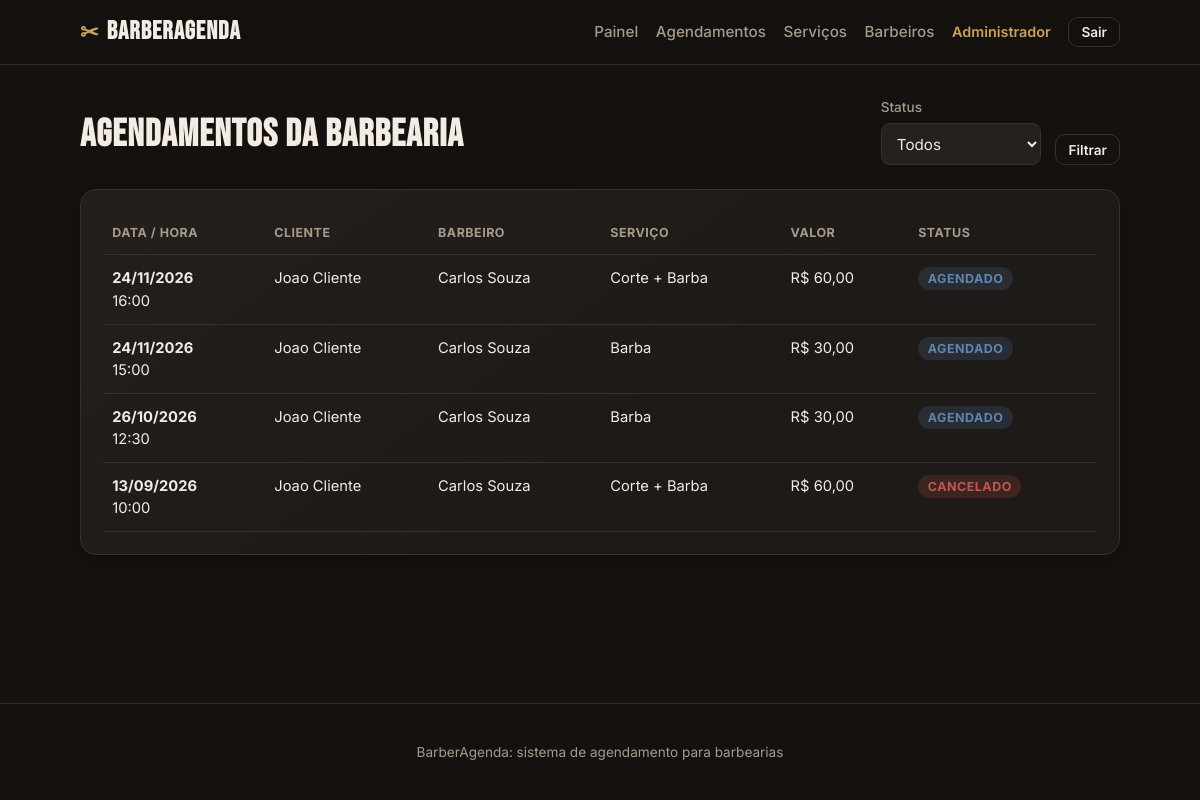
The app's page /admin/agendamentos (signed in) with its own data.
### tables this page shows
CREATE TABLE usuarios (
            id INTEGER PRIMARY KEY AUTOINCREMENT,
            nome TEXT NOT NULL,
            email TEXT NOT NULL UNIQUE,
            senha TEXT NOT NULL,
            papel TEXT NOT NULL CHECK (papel IN ('admin', 'barbeiro', 'cliente')),
            telefone TEXT
        , google_sub TEXT);

CREATE TABLE agendamentos (
            id INTEGER PRIMARY KEY AUTOINCREMENT,
            cliente_id INTEGER NOT NULL,
            barbeiro_id INTEGER NOT NULL,
            servico_id INTEGER NOT NULL,
            data TEXT NOT NULL,
            hora TEXT NOT NULL,
            status TEXT NOT NULL DEFAULT 'agendado'
                CHECK (status IN ('agendado', 'em_atendimento', 'concluido', 'cancelado')),
            criado_em TEXT NOT NULL, duracao_min INTEGER NOT NULL DEFAULT 30, preco REAL NOT NULL DEFAULT 0,
            FOREIGN KEY (cliente_id) REFERENCES usuarios(id) ON DELETE CASCADE,
            FOREIGN KEY (barbeiro_id) REFERENCES barbeiros(id) ON DELETE CASCADE,
            FOREIGN KEY (servico_id) REFERENCES servicos(id) ON DELETE CASCADE
        );

CREATE TABLE barbeiros (
            id INTEGER PRIMARY KEY AUTOINCREMENT,
            usuario_id INTEGER UNIQUE,
            nome TEXT NOT NULL,
            especialidade TEXT,
            ativo INTEGER NOT NULL DEFAULT 1,
            FOREIGN KEY (usuario_id) REFERENCES usuarios(id) ON DELETE SET NULL
        );

CREATE TABLE servicos (
            id INTEGER PRIMARY KEY AUTOINCREMENT,
            nome TEXT NOT NULL,
            descricao TEXT,
            duracao_min INTEGER NOT NULL,
            preco REAL NOT NULL
        );

### app.py (the view)
@app.route("/admin/agendamentos")
@login_obrigatorio("admin")
def admin_agendamentos():
    status = request.args.get("status", "")
    conn = get_db()
    query =         """SELECT a.*, s.nome AS servico_nome,
                      b.nome AS barbeiro_nome, u.nome AS cliente_nome
               FROM agendamentos a
               JOIN servicos s ON s.id = a.servico_id
               JOIN barbeiros b ON b.id = a.barbeiro_id
               JOIN usuarios u ON u.id = a.cliente_id"""
    params = []
    if status:
        query += " WHERE a.status=?"
        params.append(status)
    query += " ORDER BY a.data DESC, a.hora DESC"
    ags = conn.execute(query, params).fetchall()
    conn.close()
    return render_template("admin_agendamentos.html", agendamentos=ags, status=status)

### app.py (called while the page is built)
def usuario_atual():
    uid = session.get("usuario_id")
    if not uid:
        return None
    conn = get_db()
    u = conn.execute("SELECT * FROM usuarios WHERE id=?", (uid,)).fetchone()
    conn.close()
    return u

def login_obrigatorio(*papeis):
    def decorator(f):
        @wraps(f)
        def wrapper(*args, **kwargs):
            u = usuario_atual()
            if not u:
                flash("Faca login para continuar.", "erro")
                return redirect(url_for("login"))
            if papeis and u["papel"] not in papeis:
                abort(403)
            return f(*args, **kwargs)
        return wrapper
    return decorator

@app.context_processor
def injeta_usuario():
    return {"usuario": usuario_atual()}

@app.template_filter("moeda")
def moeda(valor):
    return f"R$ {valor:,.2f}".replace(",", "X").replace(".", ",").replace("X", ".")

@app.template_filter("data_br")
def data_br(iso):
    try:
        return datetime.strptime(iso, "%Y-%m-%d").strftime("%d/%m/%Y")
    except (ValueError, TypeError):
        return iso

@app.template_filter("status_label")
def status_label(s):
    return STATUS_LABEL.get(s, s)

### db.py (called while the page is built)
def get_db():
    conn = sqlite3.connect(DB_PATH)
    conn.row_factory = sqlite3.Row
    conn.execute("PRAGMA foreign_keys = ON")
    return conn

### templates/admin_agendamentos.html (shortened to what this page needs)
{% extends "base.html" %}
{% block content %}
<div class="page-head">
    <h1>Agendamentos da barbearia</h1>
    <form method="get" class="form-inline">
        <label>Status
            <select name="status">
                <option value="">Todos</option>
            </select>
        </label>
        <button type="submit" class="btn btn-ghost btn-sm">Filtrar</button>
    </form>
</div>
{% if agendamentos %}
<div class="table-wrap card">
    <table class="table">
        <thead>
            <tr>
                <th>Data / Hora</th>
                <th>Cliente</th>
                <th>Barbeiro</th>
                <th>Serviço</th>
                <th>Valor</th>
                <th>Status</th>
            </tr>
        </thead>
        <tbody>
            {% for a in agendamentos %}
            <tr>
                <td><strong>{{ a.data|data_br }}</strong><br>{{ a.hora }}</td>
                <td>{{ a.cliente_nome }}</td>
                <td>{{ a.barbeiro_nome }}</td>
                <td>{{ a.servico_nome }}</td>
                <td>{{ a.preco|moeda }}</td>
                <td><span class="status status-{{ a.status }}">{{ a.status|status_label }}</span></td>
            </tr>
            {% endfor %}
        </tbody>
    </table>
</div>
{% else %}
<div class="card empty"><p>Nenhum agendamento encontrado.</p></div>
{% endif %}
{% endblock %}

### templates/base.html (shortened to what this page needs)
<!DOCTYPE html>
<html lang="pt-BR">
<head>
    <link rel="stylesheet" href="{{ url_for('static', filename='style.css') }}">
</head>
<body>
    <header class="topbar">
        <div class="container topbar-inner">
            <a href="{{ url_for('index') }}" class="brand">
                <span class="brand-mark">✂</span>
                <span class="brand-name">BarberAgenda</span>
            </a>
            <nav class="nav">
                {% if usuario %}
                    {% if usuario.papel == 'cliente' %}
                        <a href="{{ url_for('cliente_barbeiros') }}" class="{% if request.endpoint == 'cliente_barbeiros' %}nav-active{% endif %}" {% if request.endpoint == 'cliente_barbeiros' %}aria-current="page"{% endif %}>Barbeiros</a>
                        <a href="{{ url_for('cliente_agendamentos') }}" class="{% if request.endpoint == 'cliente_agendamentos' %}nav-active{% endif %}" {% if request.endpoint == 'cliente_agendamentos' %}aria-current="page"{% endif %}>Meus agendamentos</a>
                    {% elif usuario.papel == 'barbeiro' %}
                        <a href="{{ url_for('barbeiro_agenda') }}" class="{% if request.endpoint == 'barbeiro_agenda' %}nav-active{% endif %}" {% if request.endpoint == 'barbeiro_agenda' %}aria-current="page"{% endif %}>Minha agenda</a>
                    {% elif usuario.papel == 'admin' %}
                        <a href="{{ url_for('admin_dashboard') }}" class="{% if request.endpoint == 'admin_dashboard' %}nav-active{% endif %}" {% if request.endpoint == 'admin_dashboard' %}aria-current="page"{% endif %}>Painel</a>
                        <a href="{{ url_for('admin_agendamentos') }}" class="{% if request.endpoint == 'admin_agendamentos' %}nav-active{% endif %}" {% if request.endpoint == 'admin_agendamentos' %}aria-current="page"{% endif %}>Agendamentos</a>
                        <a href="{{ url_for('admin_servicos') }}" class="{% if request.endpoint == 'admin_servicos' %}nav-active{% endif %}" {% if request.endpoint == 'admin_servicos' %}aria-current="page"{% endif %}>Serviços</a>
                        <a href="{{ url_for('admin_barbeiros') }}" class="{% if request.endpoint == 'admin_barbeiros' %}nav-active{% endif %}" {% if request.endpoint == 'admin_barbeiros' %}aria-current="page"{% endif %}>Barbeiros</a>
                    {% endif %}
                    <span class="nav-user">{{ usuario.nome }}</span>
                    <form method="post" action="{{ url_for('logout') }}">
                        <button type="submit" class="btn btn-ghost btn-sm">Sair</button>
                    </form>
                {% else %}
                    <a href="{{ url_for('index') }}">Início</a>
                    <a href="{{ url_for('cadastro') }}">Criar conta</a>
                    <a href="{{ url_for('login') }}" class="btn btn-ghost btn-sm">Entrar</a>
                {% endif %}
            </nav>
        </div>
    </header>
    <main class="container main">
        {% block content %}{% endblock %}
    </main>
    <footer class="footer">
        <div class="container">
            <p>BarberAgenda: sistema de agendamento para barbearias</p>
        </div>
    </footer>
</body>
</html>

### static/style.css (style rules this page uses)
:root { --bg: #14110f; --surface: #1e1a17; --surface-2: #26211d; --border: #38312b; --text: #f2ece4; --muted: #a89a8b; --gold: #c8a15a; --gold-dark: #a87f3d; --danger: #c0574f; --green: #5fa06a; --blue: #5b86b0; --radius: 12px; --maxw: 1080px; }
* { box-sizing: border-box; }
body { margin: 0; background: var(--bg); color: var(--text); font-family: 'Inter', system-ui, sans-serif; line-height: 1.5; display: flex; flex-direction: column; min-height: 100vh; }
.container { width: 100%; max-width: var(--maxw); margin: 0 auto; padding: 0 1.25rem; }
h1, h2, h3 { line-height: 1.15; margin: 0 0 .5rem; }
a { color: var(--gold); text-decoration: none; }
.topbar { background: rgba(20,17,15,.85); backdrop-filter: blur(8px); border-bottom: 1px solid var(--border); position: sticky; top: 0; z-index: 10; }
.topbar-inner { display: flex; align-items: center; justify-content: space-between; min-height: 64px; padding-block: .5rem; gap: 1rem; }
.brand { display: flex; align-items: center; gap: .5rem; color: var(--text); font-weight: 700; flex-shrink: 0; }
.brand-mark { color: var(--gold); font-size: 1.4rem; }
.brand-name { font-family: 'Bebas Neue', sans-serif; font-size: 1.6rem; letter-spacing: 1px; }
.nav { display: flex; align-items: center; justify-content: flex-end; gap: .5rem 1.1rem; flex-wrap: wrap; min-width: 0; }
.nav form { margin: 0; }
.nav a { color: var(--muted); font-weight: 500; font-size: .95rem; }
.nav-user { color: var(--gold); font-size: .9rem; font-weight: 600; }
.main { flex: 1; padding: 2rem 1.25rem 3rem; }
.card { background: linear-gradient(145deg, rgba(255,255,255,.025), transparent 60%), var(--surface); border: 1px solid var(--border); border-radius: 16px; padding: 1.35rem; box-shadow: 0 8px 22px rgba(0,0,0,.16); min-width: 0; }
.btn { display: inline-flex; align-items: center; justify-content: center; gap: .4rem; padding: .65rem 1.1rem; border-radius: 10px; border: 1px solid transparent; font-weight: 600; font-size: .95rem; cursor: pointer; font-family: inherit; transition: .15s; text-decoration: none; }
.btn-ghost { background: transparent; color: var(--text); border-color: var(--border); }
.btn-sm { padding: .4rem .75rem; font-size: .85rem; }
.form label, .form-inline label { display: flex; flex-direction: column; gap: .35rem; font-size: .85rem; color: var(--muted); font-weight: 500; }
.form-inline { display: flex; flex-direction: row; gap: .9rem; align-items: flex-end; flex-wrap: wrap; }
input, select { background: var(--surface-2); border: 1px solid var(--border); color: var(--text); padding: .6rem .7rem; border-radius: 9px; font-size: .95rem; font-family: inherit; }
.form input:not([type="checkbox"]), .form select, .form-inline label > input:not([type="checkbox"]), .form-inline label > select, .dashboard-filter input { width: 100%; max-width: 100%; min-width: 0; }
.page-head { display: flex; align-items: flex-end; justify-content: space-between; gap: 1rem; flex-wrap: wrap; margin-bottom: 1.5rem; }
.page-head h1 { font-family: 'Bebas Neue', sans-serif; font-size: 2.4rem; letter-spacing: 1px; }
.status { padding: .25rem .6rem; border-radius: 999px; font-size: .78rem; font-weight: 700; text-transform: uppercase; letter-spacing: .5px; }
.status-agendado { background: rgba(91,134,176,.18); color: var(--blue); }
.status-cancelado { background: rgba(192,87,79,.18); color: var(--danger); }
.table-wrap { max-width: 100%; overflow-x: auto; overscroll-behavior-x: contain; }
.table { width: 100%; min-width: 640px; border-collapse: collapse; font-size: .92rem; }
.table th, .table td { text-align: left; padding: .75rem .6rem; border-bottom: 1px solid var(--border); vertical-align: top; }
.table th { color: var(--muted); font-size: .78rem; text-transform: uppercase; letter-spacing: .5px; }
.table td { overflow-wrap: anywhere; }
.footer { border-top: 1px solid var(--border); padding: 1.5rem 0; color: var(--muted); font-size: .85rem; text-align: center; }

### records on screen
usuarios: nome "Administrador"
agendamentos: data|data_br "24/11/2026", hora "16:00", cliente_nome "Joao Cliente", barbeiro_nome "Carlos Souza", servico_nome "Corte + Barba", preco|moeda "R$ 60,00", status|status_label "AGENDADO"
agendamentos: data|data_br "24/11/2026", hora "15:00", cliente_nome "Joao Cliente", barbeiro_nome "Carlos Souza", servico_nome "Barba", preco|moeda "R$ 30,00", status|status_label "AGENDADO"
agendamentos: data|data_br "26/10/2026", hora "12:30", cliente_nome "Joao Cliente", barbeiro_nome "Carlos Souza", servico_nome "Barba", preco|moeda "R$ 30,00", status|status_label "AGENDADO"
agendamentos: data|data_br "13/09/2026", hora "10:00", cliente_nome "Joao Cliente", barbeiro_nome "Carlos Souza", servico_nome "Corte + Barba", preco|moeda "R$ 60,00", status|status_label "CANCELADO"
